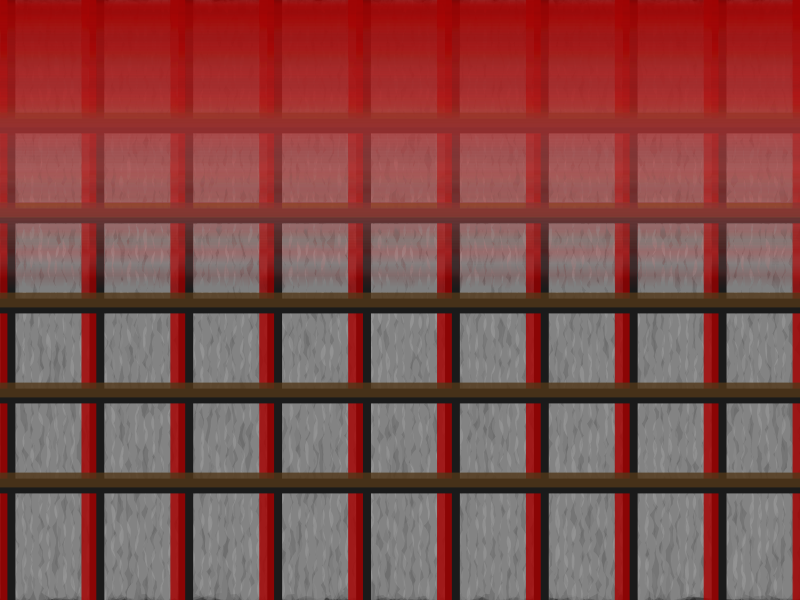

Source code (R):
## ---- chunk 1
#=============================================================================#
#Library Load-in---------------------------------------------------------------
#=============================================================================#
library(dplyr)
library(ggplot2)

#=============================================================================#
#Data Creation-----------------------------------------------------------------
#=============================================================================#

#Picking out colors to use#
burberry_colors <- c("#A70100", "#513819", "#956226", "#747674", "#0D100E", "#ffffff")

#Background color
back_color <- "#B8A081"
  
#Vertical Lines#
red_lines <- tibble(x = seq(0,10, length = 10),
                    xend = x,
                    y = 0,
                    yend = 10,
                    group = "redlines")

#Horizontal Lines#
tan_lines <- tibble(y = seq(2,8, length = 5),
                    yend = y,
                    x = 0,
                    xend = 10,
                    group = "tan lines")

#Background waves#
texture <- tibble(x = seq(0,10, length = 100), 
                  y = x) |>
  expand.grid()

#Red Fog#
textbar <- tibble(x = 0,
                  xend = 10,
                  y = seq(10,0, length = 1000),
                  yend = y,
                  group = "textbar",
                  color = colorRampPalette(c("#A70100", "#ffffff"))(1000))


red_lines |>
  ggplot(aes(x,y, group = group))+
  theme_void()+
  theme(plot.background = element_rect(fill = back_color))+
  geom_path(data = texture, aes( group = x), 
            linewidth= 15, 
            color = "#000000", 
            alpha = 1, position = position_jitter(width = .05))+
  geom_path(data = texture, aes( group = x), 
            linewidth= 10, 
            color = "#555555", 
            alpha = .3, 
            position = position_jitter(width = .05))+
  geom_path(data = texture, aes( group = x), 
            linewidth= 10, 
            color = "#ffffff", 
            alpha = .1, 
            position = position_jitter(width = .05))+
  geom_segment(aes(x = (x +.1), xend = (xend + .1), yend = yend), 
               color = "#1a1a1a", 
               linewidth = 5)+
  geom_segment(aes(xend = xend, yend = yend), 
               color = burberry_colors[1], 
               alpha = .8, 
               linewidth = 5)+
  geom_segment(data = tan_lines, aes(y = (y -.1), xend = xend, yend = yend - .1), 
             color = "#1a1a1a", 
             linewidth = 5)+
  geom_segment(data = tan_lines, aes(xend = xend, yend = yend), 
               color = burberry_colors[2], 
               alpha = .8, 
               linewidth = 5)+
  geom_segment(data = textbar, aes(xend = xend, yend = yend), 
               color = textbar$color, 
               alpha = c(seq(.1,0, length = 500),rep(0,500)), 
               linewidth = 5)+
  coord_cartesian(xlim = c(0,10), ylim = c(0,10), expand = FALSE)

